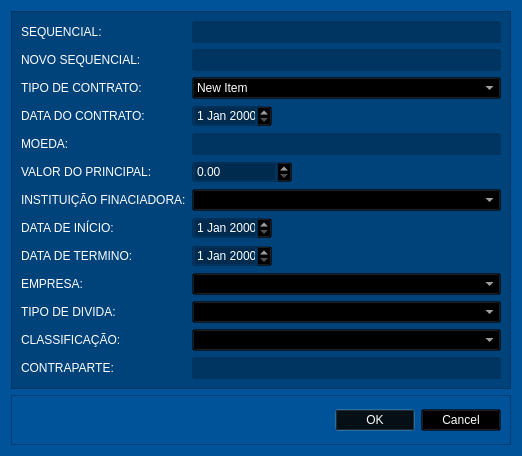
<?xml version="1.0" encoding="UTF-8"?>
<ui version="4.0">
 <class>Form</class>
 <widget class="QWidget" name="Form">
  <property name="geometry">
   <rect>
    <x>0</x>
    <y>0</y>
    <width>518</width>
    <height>426</height>
   </rect>
  </property>
  <property name="maximumSize">
   <size>
    <width>700</width>
    <height>426</height>
   </size>
  </property>
  <property name="windowTitle">
   <string>Form</string>
  </property>
  <property name="styleSheet">
   <string notr="true">background-color: rgb(0, 82, 153);</string>
  </property>
  <layout class="QVBoxLayout" name="verticalLayout">
   <item>
    <widget class="QFrame" name="frame_2">
     <property name="styleSheet">
      <string notr="true">background-color: rgba(0, 0, 0, 0.2);</string>
     </property>
     <property name="frameShape">
      <enum>QFrame::StyledPanel</enum>
     </property>
     <property name="frameShadow">
      <enum>QFrame::Raised</enum>
     </property>
     <layout class="QFormLayout" name="formLayout">
      <item row="0" column="0">
       <widget class="QLabel" name="seq">
        <property name="styleSheet">
         <string notr="true">background-color: rgba(f, f, f, 0.0);
color: rgb(255, 255, 255);</string>
        </property>
        <property name="text">
         <string>SEQUENCIAL:</string>
        </property>
       </widget>
      </item>
      <item row="1" column="0">
       <widget class="QLabel" name="new_seq">
        <property name="styleSheet">
         <string notr="true">background-color: rgba(f, f, f, 0.0);
color: rgb(255, 255, 255);</string>
        </property>
        <property name="text">
         <string>NOVO SEQUENCIAL:</string>
        </property>
       </widget>
      </item>
      <item row="2" column="0">
       <widget class="QLabel" name="tp_cont">
        <property name="styleSheet">
         <string notr="true">background-color: rgba(f, f, f, 0.0);
color: rgb(255, 255, 255);</string>
        </property>
        <property name="text">
         <string>TIPO DE CONTRATO:</string>
        </property>
       </widget>
      </item>
      <item row="3" column="0">
       <widget class="QLabel" name="dt_cont">
        <property name="styleSheet">
         <string notr="true">background-color: rgba(f, f, f, 0.0);
color: rgb(255, 255, 255);</string>
        </property>
        <property name="text">
         <string>DATA DO CONTRATO:</string>
        </property>
       </widget>
      </item>
      <item row="4" column="0">
       <widget class="QLabel" name="moeda">
        <property name="styleSheet">
         <string notr="true">background-color: rgba(f, f, f, 0.0);
color: rgb(255, 255, 255);</string>
        </property>
        <property name="text">
         <string>MOEDA:</string>
        </property>
       </widget>
      </item>
      <item row="5" column="0">
       <widget class="QLabel" name="val_princ">
        <property name="styleSheet">
         <string notr="true">background-color: rgba(f, f, f, 0.0);
color: rgb(255, 255, 255);</string>
        </property>
        <property name="text">
         <string>VALOR DO PRINCIPAL:</string>
        </property>
       </widget>
      </item>
      <item row="6" column="0">
       <widget class="QLabel" name="Inst_financ">
        <property name="styleSheet">
         <string notr="true">background-color: rgba(f, f, f, 0.0);
color: rgb(255, 255, 255);</string>
        </property>
        <property name="text">
         <string>INSTITUIÇÃO FINACIADORA:</string>
        </property>
       </widget>
      </item>
      <item row="7" column="0">
       <widget class="QLabel" name="dt_ini">
        <property name="styleSheet">
         <string notr="true">background-color: rgba(f, f, f, 0.0);
color: rgb(255, 255, 255);</string>
        </property>
        <property name="text">
         <string>DATA DE INÍCIO:</string>
        </property>
       </widget>
      </item>
      <item row="8" column="0">
       <widget class="QLabel" name="dt_fim">
        <property name="styleSheet">
         <string notr="true">background-color: rgba(f, f, f, 0.0);
color: rgb(255, 255, 255);</string>
        </property>
        <property name="text">
         <string>DATA DE TERMINO:</string>
        </property>
       </widget>
      </item>
      <item row="9" column="0">
       <widget class="QLabel" name="emp">
        <property name="styleSheet">
         <string notr="true">background-color: rgba(f, f, f, 0.0);
color: rgb(255, 255, 255);</string>
        </property>
        <property name="text">
         <string>EMPRESA:</string>
        </property>
       </widget>
      </item>
      <item row="0" column="1">
       <widget class="QLineEdit" name="dt_seq">
        <property name="styleSheet">
         <string notr="true">color: rgb(255, 255, 255);</string>
        </property>
       </widget>
      </item>
      <item row="1" column="1">
       <widget class="QLineEdit" name="dt_new_seq">
        <property name="styleSheet">
         <string notr="true">color: rgb(255, 255, 255);</string>
        </property>
       </widget>
      </item>
      <item row="2" column="1">
       <widget class="QComboBox" name="dt_tp_cont">
        <property name="styleSheet">
         <string notr="true">color: rgb(255, 255, 255);</string>
        </property>
        <item>
         <property name="text">
          <string>New Item</string>
         </property>
        </item>
       </widget>
      </item>
      <item row="3" column="1">
       <widget class="QDateEdit" name="dt_dt_cont">
        <property name="maximumSize">
         <size>
          <width>80</width>
          <height>16777215</height>
         </size>
        </property>
        <property name="styleSheet">
         <string notr="true">color: rgb(255, 255, 255);</string>
        </property>
       </widget>
      </item>
      <item row="8" column="1">
       <widget class="QDateEdit" name="dt_dt_fim">
        <property name="maximumSize">
         <size>
          <width>80</width>
          <height>16777215</height>
         </size>
        </property>
        <property name="styleSheet">
         <string notr="true">color: rgb(255, 255, 255);</string>
        </property>
       </widget>
      </item>
      <item row="4" column="1">
       <widget class="QLineEdit" name="dt_moeda"/>
      </item>
      <item row="5" column="1">
       <widget class="QDoubleSpinBox" name="dt_val_princ">
        <property name="maximumSize">
         <size>
          <width>100</width>
          <height>16777215</height>
         </size>
        </property>
        <property name="cursor">
         <cursorShape>IBeamCursor</cursorShape>
        </property>
        <property name="layoutDirection">
         <enum>Qt::LeftToRight</enum>
        </property>
        <property name="styleSheet">
         <string notr="true">color: rgb(255, 255, 255);</string>
        </property>
        <property name="maximum">
         <double>99999999999999997748809823456034029568.000000000000000</double>
        </property>
       </widget>
      </item>
      <item row="6" column="1">
       <widget class="QComboBox" name="dt_inst_fin">
        <property name="styleSheet">
         <string notr="true">color: rgb(255, 255, 255);</string>
        </property>
       </widget>
      </item>
      <item row="7" column="1">
       <widget class="QDateEdit" name="dt_dt_ini">
        <property name="maximumSize">
         <size>
          <width>80</width>
          <height>16777215</height>
         </size>
        </property>
        <property name="styleSheet">
         <string notr="true">color: rgb(255, 255, 255);</string>
        </property>
       </widget>
      </item>
      <item row="10" column="0">
       <widget class="QLabel" name="tp_div">
        <property name="layoutDirection">
         <enum>Qt::LeftToRight</enum>
        </property>
        <property name="styleSheet">
         <string notr="true">background-color: rgba(f, f, f, 0.0);
color: rgb(255, 255, 255);</string>
        </property>
        <property name="text">
         <string>TIPO DE DIVIDA:</string>
        </property>
       </widget>
      </item>
      <item row="11" column="0">
       <widget class="QLabel" name="class_2">
        <property name="styleSheet">
         <string notr="true">background-color: rgba(f, f, f, 0.0);
color: rgb(255, 255, 255);</string>
        </property>
        <property name="text">
         <string>CLASSIFICAÇÃO:</string>
        </property>
       </widget>
      </item>
      <item row="12" column="0">
       <widget class="QLabel" name="contra">
        <property name="styleSheet">
         <string notr="true">background-color: rgba(f, f, f, 0.0);
color: rgb(255, 255, 255);</string>
        </property>
        <property name="text">
         <string>CONTRAPARTE:</string>
        </property>
       </widget>
      </item>
      <item row="9" column="1">
       <widget class="QComboBox" name="dt_emp">
        <property name="styleSheet">
         <string notr="true">color: rgb(255, 255, 255);</string>
        </property>
       </widget>
      </item>
      <item row="10" column="1">
       <widget class="QComboBox" name="dt_tp_div">
        <property name="styleSheet">
         <string notr="true">color: rgb(255, 255, 255);</string>
        </property>
       </widget>
      </item>
      <item row="11" column="1">
       <widget class="QComboBox" name="dt_clas">
        <property name="styleSheet">
         <string notr="true">color: rgb(255, 255, 255);</string>
        </property>
       </widget>
      </item>
      <item row="12" column="1">
       <widget class="QLineEdit" name="dt_contpart">
        <property name="styleSheet">
         <string notr="true">color: rgb(255, 255, 255);</string>
        </property>
       </widget>
      </item>
     </layout>
    </widget>
   </item>
   <item>
    <widget class="QFrame" name="frame">
     <property name="minimumSize">
      <size>
       <width>500</width>
       <height>50</height>
      </size>
     </property>
     <property name="maximumSize">
      <size>
       <width>700</width>
       <height>400</height>
      </size>
     </property>
     <property name="frameShape">
      <enum>QFrame::StyledPanel</enum>
     </property>
     <property name="frameShadow">
      <enum>QFrame::Raised</enum>
     </property>
     <layout class="QVBoxLayout" name="verticalLayout_2">
      <item>
       <widget class="QDialogButtonBox" name="buttonBox">
        <property name="styleSheet">
         <string notr="true">background-color: rgba(0, 0, 0, 0.2);
color: rgb(255, 255, 255);</string>
        </property>
        <property name="standardButtons">
         <set>QDialogButtonBox::Cancel|QDialogButtonBox::Ok</set>
        </property>
       </widget>
      </item>
     </layout>
    </widget>
   </item>
  </layout>
 </widget>
 <resources/>
 <connections/>
</ui>
